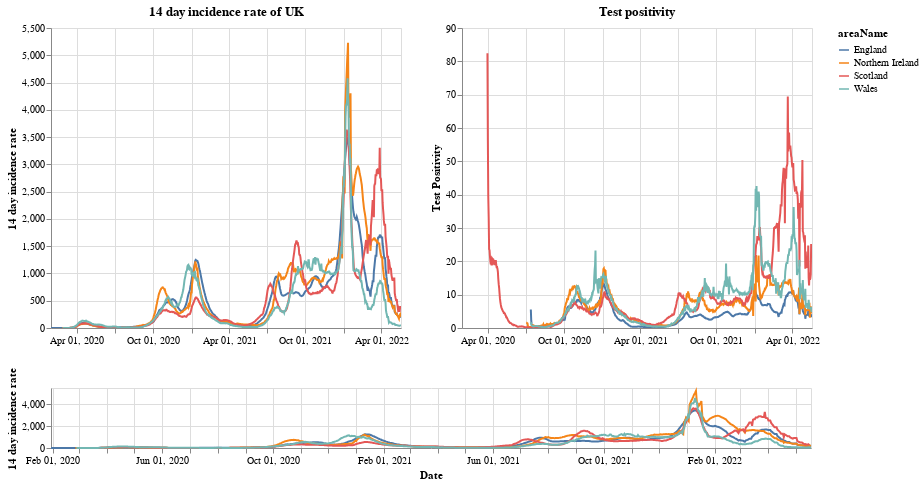

Here is the notebook cell this chart was saved with:
### Markdown cell above
# Plots

First a plot with each country in the UK. The top right shows the positivity rate for (which is the percentage of registered tests which were positive) while the top left is the 14 day incidence rate. The bottom chart can be used to select the timeframe (does not work on a mobile device).

### Code cell
#collapse
brush = alt.selection(type='interval', name='DateBrush',encodings=['x'],fields=['Time'])
leg_selection = alt.selection_multi(fields=['areaName'], bind='legend')

base = alt.Chart(uk_cases).mark_line().encode(
    x=alt.X("yearmonthdate(date):T", axis=alt.Axis(title='Date')),
    y=alt.Y("twoWeeklyCasesRate:Q", axis=alt.Axis(title='14 day incidence rate')),
    tooltip=['areaName', 'date','twoWeeklyCasesRate', 'testPositivity'],
    color='areaName',
    opacity=alt.condition(leg_selection, alt.value(2), alt.value(0.1))
).add_selection(leg_selection).properties(width=350)

upper = base.encode(alt.X('yearmonthdate(date):T', axis=alt.Axis(title=''),
                         scale=alt.Scale(domain=brush))
                   ).properties(title=f'14 day incidence rate of UK')
upper_right = upper.encode(alt.Y('testPositivity:Q', axis=alt.Axis(title='Test Positivity'))).properties(title='Test positivity')
lower = base.properties(height=60, width = 760).add_selection(brush)

(upper | upper_right) & lower

### Figure 1 — Vega-Lite specification as saved in the notebook (floating-point values rounded to 4 significant figures; data arrays with more than 128 entries replaced by an {"elided": "..."} marker saying what was removed)
{"config": {"view": {"continuousWidth": 400, "continuousHeight": 300}}, "vconcat": [{"hconcat": [{"mark": "line", "encoding": {"color": {"type": "nominal", "field": "areaName"}, "opacity": {"condition": {"value": 2, "selection": "selector001"}, "value": 0.1}, "tooltip": [{"type": "nominal", "field": "areaName"}, {"type": "temporal", "field": "date"}, {"type": "quantitative", "field": "twoWeeklyCasesRate"}, {"type": "quantitative", "field": "testPositivity"}], "x": {"type": "temporal", "axis": {"title": ""}, "field": "date", "scale": {"domain": {"selection": "DateBrush"}}, "timeUnit": "yearmonthdate"}, "y": {"type": "quantitative", "axis": {"title": "14 day incidence rate"}, "field": "twoWeeklyCasesRate"}}, "selection": {"selector001": {"type": "multi", "fields": ["areaName"], "bind": "legend"}}, "title": "14 day incidence rate of UK", "width": 350}, {"mark": "line", "encoding": {"color": {"type": "nominal", "field": "areaName"}, "opacity": {"condition": {"value": 2, "selection": "selector001"}, "value": 0.1}, "tooltip": [{"type": "nominal", "field": "areaName"}, {"type": "temporal", "field": "date"}, {"type": "quantitative", "field": "twoWeeklyCasesRate"}, {"type": "quantitative", "field": "testPositivity"}], "x": {"type": "temporal", "axis": {"title": ""}, "field": "date", "scale": {"domain": {"selection": "DateBrush"}}, "timeUnit": "yearmonthdate"}, "y": {"type": "quantitative", "axis": {"title": "Test Positivity"}, "field": "testPositivity"}}, "selection": {"selector001": {"type": "multi", "fields": ["areaName"], "bind": "legend"}}, "title": "Test positivity", "width": 350}]}, {"mark": "line", "encoding": {"color": {"type": "nominal", "field": "areaName"}, "opacity": {"condition": {"value": 2, "selection": "selector001"}, "value": 0.1}, "tooltip": [{"type": "nominal", "field": "areaName"}, {"type": "temporal", "field": "date"}, {"type": "quantitative", "field": "twoWeeklyCasesRate"}, {"type": "quantitative", "field": "testPositivity"}], "x": {"type": "temporal", "axis": {"title": "Date"}, "field": "date", "timeUnit": "yearmonthdate"}, "y": {"type": "quantitative", "axis": {"title": "14 day incidence rate"}, "field": "twoWeeklyCasesRate"}}, "height": 60, "selection": {"selector001": {"type": "multi", "fields": ["areaName"], "bind": "legend"}, "DateBrush": {"type": "interval", "encodings": ["x"], "fields": ["Time"]}}, "width": 760}], "data": {"name": "data-98d29773cac969e1a6175e247769b24f"}, "$schema": "https://vega.github.io/schema/vega-lite/v4.8.1.json", "datasets": {"data-98d29773cac969e1a6175e247769b24f": {"elided": "3274 records"}}}
